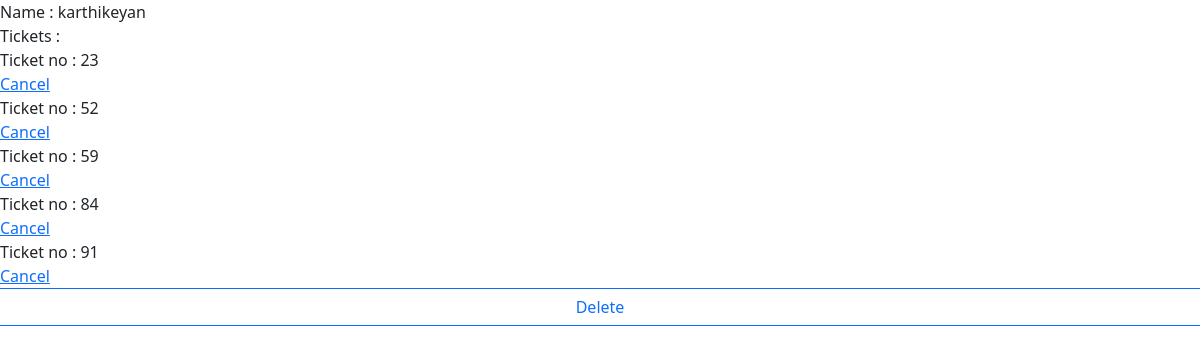
The page /profile/ (signed in) on the database as committed earlier.
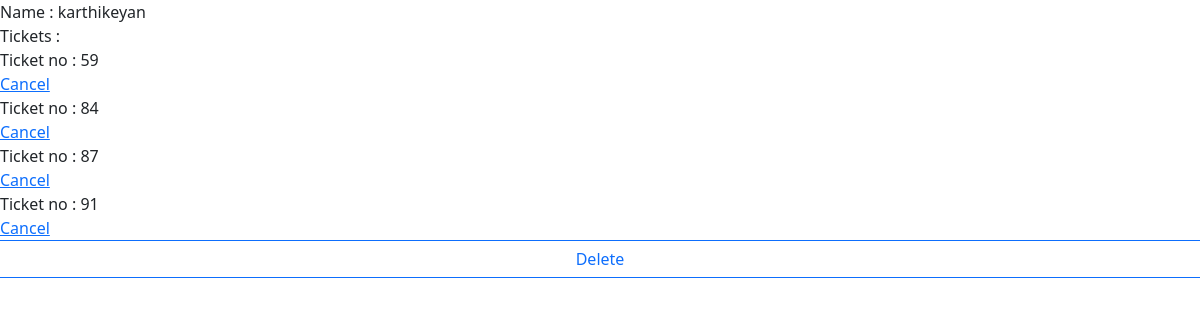
The same page on the database as committed later.
### reservationapp/models.py (models this page shows)
class Ticket(models.Model):
    ticket_num = models.IntegerField(primary_key=True)
    user = models.ForeignKey(User,default=1 ,on_delete=models.CASCADE)
    train_id = models.ForeignKey('Train',default=1,on_delete=models.CASCADE)
    type = models.ForeignKey('Commodity',default=1,on_delete=models.CASCADE)
    block_no = models.IntegerField(null =False, blank=False)

### reservationapp/views.py (the view)
# urls.py: path('profile/',views.profile, name='profile'),
@login_required(login_url='/login')
def profile(request):
    if(request.method == 'POST'):
        if request.user.is_superuser:
            print("Not permitted")
            return HttpResponse("Superuser can not be deleted")
        try:
            user = User.objects.get(username=request.user.username)
            user.delete()
            return HttpResponseRedirect('/login')
        except:
            return HttpResponse("Some other error")
    else:
        profile_info = User.objects.get(username = request.user)
        tickets = Ticket.objects.filter(user = request.user)
        return render(request, 'profile.html', {'profile_info' : profile_info, 'tickets' : tickets} )

### templates/profile.html (shortened to what this page needs)
<!DOCTYPE html>
{% load static %}
<html lang="en">
<head>
    <link href="https://cdn.jsdelivr.net/npm/bootstrap@5.1.3/dist/css/bootstrap.min.css" rel="stylesheet">
    <link rel="stylesheet" href="{% static "css/profile.css" %}">
</head>
<body>
    <div>Name : {{ profile_info.username }}</div>
    <div>Tickets : </div>
    {% for t in tickets %}
        <div>Ticket no : {{t.ticket_num}} </div>
        <a href="{% url 'cancel' t.ticket_num %}" >Cancel</a>
        {% endfor %}
    <form action="#" method="post">
        <div class="mb-3 row submit">
            <input id="button" type="submit" class="btn btn-outline-primary" name="" value="Delete">
        </div>
    </form>
</body>
</html>

Rows that differ between the two databases and show on the page:
removed Ticket: ticket_num "23"
removed Ticket: ticket_num "52"
added Ticket: ticket_num "87"
